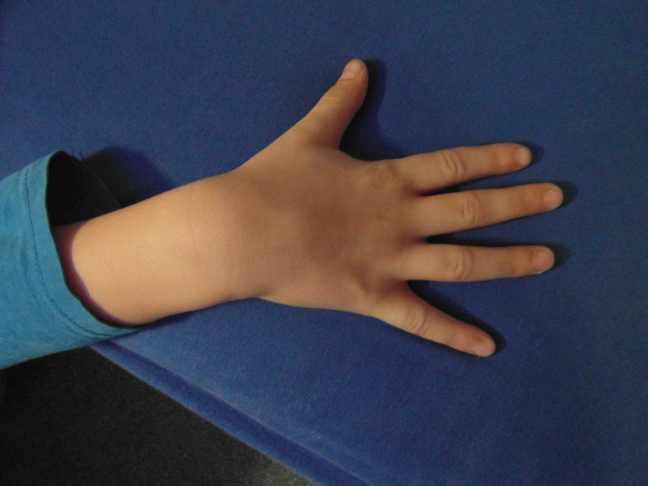
//> input picture bilder/b1.png, 648 x 486 px
$ ./main bilder/b1.png   (built with g++ and OpenCV 4)
//> lines starting //> are read from the running program, lines starting //| are printed output that depends on the picture; after the words box and inside, x2 and y2 are one past the last pixel; in counts of white or black regions, pixels touching at a corner belong together
#include <opencv2/opencv.hpp>
#include <stdlib.h>
#include <stdio.h>
#include <math.h>
#include <iostream>
#include <cstdlib>
#include <vector>
#include <glob.h>
#include <string.h>
#include <queue>
#include <algorithm>


using namespace std;
using namespace cv;

typedef std::vector<cv::Point> Contour;
typedef std::vector< Contour > ContourVec;

 IplImage* img_glob;

 CvPoint center_pt;

class Index {
	cv::PCA pca;
	cv::Mat idx_projected;

	public:
	void generatePCA(vector <vector <CvPoint> >& vec) {
		cv::Mat m(vec.size(), vec[0].size()*2, CV_32FC1);
		for(size_t contour = 0; contour < vec.size(); contour++) {
			for(size_t point = 0; point < vec[contour].size(); point++) {
				m.at<float>(contour, 2*point) = vec[contour][point].x;
				m.at<float>(contour, 2*point+1) = vec[contour][point].y;
			}
		}

		pca(m, cv::Mat(), CV_PCA_DATA_AS_ROW, 0);
	}

	// [26 lines left out: function getBestFittingIdx, not called in this run]

cv::PCA doPCA(vector <vector <CvPoint> >& vec) {
	cv::Mat m(vec.size(), vec[0].size()*2, CV_32FC1);
	for(size_t contour = 0; contour < vec.size(); contour++) {
		for(size_t point = 0; point < vec[contour].size(); point++) {
			m.at<float>(contour, 2*point) = vec[contour][point].x;
			m.at<float>(contour, 2*point+1) = vec[contour][point].y;
		}
	}
	Mat m2;
	pca.project(m, idx_projected);
	pca.backProject(idx_projected, m2);

	cv::Mat mean = pca.mean;
	cv::Mat evsqrt;
	cv::pow(abs(pca.eigenvalues.t()), 1.0/2, evsqrt);
	cv::Mat minhand = mean + 3 * evsqrt * pca.eigenvectors;
	cv::Mat maxhand = mean - 3 * evsqrt * pca.eigenvectors;
	maxhand = maxhand;// + img_glob->height/4;
	minhand = minhand ;//+ img_glob->height/4;
	mean = mean ;//+ img_glob->height/4;

	cv::Mat debugImg(img_glob->height, img_glob->width,CV_8UC3, cv::Scalar(0));

	for(int i = 0; i < maxhand.cols; i+= 2) {
		float a,b,c,d,e,f;
		float a_,b_,c_,d_,e_,f_;
		a = minhand.at<float>(0,i);
		b = minhand.at<float>(0,i+1);
		c = maxhand.at<float>(0,i);
		d = maxhand.at<float>(0,i+1);
		e = mean.at<float>(0,i);
		f = mean.at<float>(0,i+1);

		if(i < maxhand.cols-1){
		a_ = minhand.at<float>(0,i+2);
		b_ = minhand.at<float>(0,i+3);
		c_ = maxhand.at<float>(0,i+2);
		d_ = maxhand.at<float>(0,i+3);
		e_ = mean.at<float>(0,i+2);
		f_ = mean.at<float>(0,i+3);
	}

		cv::Point pca_max(c,d), pca_min(a,b), pca_mit(e,f);
		cv::Point pca_max_(c_,d_), pca_min_(a_,b_), pca_mit_(e_,f_);

		cv::circle(debugImg, pca_max, 5, CV_RGB(255,0,0),2);
		cv::circle(debugImg, pca_mit, 5, CV_RGB(0,0,255),2);
		cv::circle(debugImg, pca_min, 5, CV_RGB(0,255,0),2);
		if(i < maxhand.cols-2){
			cv::line(debugImg, pca_max, pca_max_ ,CV_RGB(255,0,0));
			cv::line(debugImg, pca_mit, pca_mit_ ,CV_RGB(0,0,255));
			cv::line(debugImg, pca_min, pca_min_ ,CV_RGB(00,255,0));
		}
	}

	cv::imshow("PCA", debugImg);
	return pca;
}
};

 char wndname[] = "Drawing Demo";


float Pi = ((float)4.0*atan(1.0));

float pt_dist(CvPoint p1, CvPoint p2)
{
	return sqrt(pow((p2.x-p1.x),2) + pow((p2.y-p1.y),2));
}

// [8 lines left out: function pt_angle, not called in this run]

int get_hand_points(char* img_name,vector<CvPoint> *all_fin, int col=0){

	IplImage* img = cvLoadImage(img_name);
	IplImage* img2=0;
	IplImage* img23=0;
	CvMemStorage* 	g_storage = cvCreateMemStorage(0);
	CvMemStorage* storage12 = cvCreateMemStorage(0);
	CvSeq* contours = 0;
	CvConvexityDefect* defectArray;
	int height,width, widthstep,widthstep2,count,i,anzpoint=0;
	float max1=-1.00;int max2=-1;
	CvSeq* hull2 = cvCreateSeq( CV_32SC2, sizeof(CvSeq), sizeof(CvPoint), storage12 );
	CvPoint pt0,pt,pt1;
	CvSeq* hull;
	CvSeq* def;
	vector <CvPoint> dp_h;
	vector <CvPoint> dp_l;
	vector <CvPoint> all_p;
	width = img->width;
	height= img->height;
	priority_queue< pair< float, int > > pq;
	priority_queue< pair< float, int > > pq2;


	img2 = cvCreateImage( cvSize(width,height), img->depth, 3 );
	img23 = cvCreateImage( cvSize(width,height), img2->depth, 1 );

	cvZero( img2 );
	cvZero( img23 );

	cvCvtColor(img, img2,  CV_BGR2YCrCb);
	cvInRangeS(img2, cvScalar(0,133,77), cvScalar(255,173,127), img23);//finden und glätten der Contur
	cvSmooth(img23, img23, CV_GAUSSIAN, 9, 9, 9);
	cvThreshold( img23, img23, 127, 255, CV_THRESH_BINARY);
	cvFindContours( img23, g_storage, &contours,sizeof(CvContour),CV_RETR_LIST,CV_CHAIN_APPROX_NONE);

	while(contours->total < 500)
		contours = (contours->h_next);

	hull = cvConvexHull2( contours, 0, CV_CLOCKWISE, 0 );
	def = cvConvexityDefects( contours, hull,NULL);


	int temp1=0;
	char tmp_str [50];
	count = def->total;
	defectArray = (CvConvexityDefect*)malloc(sizeof(CvConvexityDefect)*count);
	cvCvtSeqToArray(def,defectArray, CV_WHOLE_SEQ);

	int anz_points = 0;

	CvFont font;
	cvInitFont(&font, CV_FONT_HERSHEY_SIMPLEX, 0.33, 0.33, 0, 1, CV_AA);
	for(i=0;i<count;i++){ //Packe defects und hochpunkte in def_h
		if(defectArray[i].depth>5){
			all_p.push_back(*defectArray[i].start);
			all_p.push_back(*defectArray[i].depth_point);
			anz_points+=2;
		}
	}
	free(defectArray);

	//geringste abstände der hochpunkte untereinander finden

	Mat M_dist =    Mat(6, 6, CV_32FC1);

	for(std::vector<CvPoint>::size_type i = 0; i < all_p.size(); i+=2) {
		for(std::vector<CvPoint>::size_type j = 0; j < all_p.size(); j+=2) {
			if(i!=j)
				M_dist.at<float>(i/2,j/2) = pt_dist(all_p[i],all_p[j]);

		}
	}

		for(std::vector<CvPoint>::size_type i = 0; i < all_p.size(); i+=2) {
		for(std::vector<CvPoint>::size_type j = 0; j < all_p.size(); j+=2) {
			if(i!=j)
				M_dist.at<float>(i/2,j/2) = pt_dist(all_p[i],all_p[j]);

		}
	}
	float sum_dist = 0;
	for(int i = 0; i< 6;i++){
		float dist_left =M_dist.at<float>(i,abs(((i-1)%6)));
		float dist_right= M_dist.at<float>(i,abs(((i+1)%6)));

		pq.push( make_pair( -(dist_left+dist_right),i*2 ));
	}


	int start_offset = -1;
  while (!pq.empty())
  {
	 if(start_offset<0)start_offset=pq.top().second;
    printf("%f\t%d\n",pq.top().first,pq.top().second);   //print out the highest priority element
   pq.pop();                   //remove the highest priority element
  }

	int idx=1;float temp_angl;

	CvPoint* hulli;
	CvPoint* cont;

	cvFindContours( img23, g_storage, &contours, sizeof(CvContour),CV_RETR_LIST,CV_CHAIN_APPROX_NONE);

	while(contours->total < 50)
		contours = (contours->h_next);

	cont = (CvPoint*)malloc(sizeof(CvPoint)*contours->total);

	cvCvtSeqToArray(contours,cont, CV_WHOLE_SEQ);

	int prev_pt = 0;
	int last_pt = 0;
	int safe_cur = 0,temp123=0,back=0;

	count = contours->total;

	if(col){
		for(std::vector<CvPoint>::size_type j = 0; j <= all_p.size(); j++) {
			sprintf (tmp_str, "%d", (int)j);
			cvPutText(img_glob, tmp_str, all_p[j], &font, cvScalar(0,255,255));
			if(col==1)cvCircle( img_glob, all_p[j], 10, CV_RGB(255,127,255));
			if(col==2)cvCircle( img_glob, all_p[j], 10, CV_RGB(255,0,255));
			if(col==3)cvCircle( img_glob, all_p[j], 10, CV_RGB(255,127,0));
			if(j<all_p.size()-1){
				if(col==1)cvLine(img_glob,all_p[j],all_p[j+1],CV_RGB(255,0,0));
				if(col==2)cvLine(img_glob,all_p[j],all_p[j+1],CV_RGB(0,255,0));
				if(col==3)cvLine(img_glob,all_p[j],all_p[j+1],CV_RGB(0,0,255));
			}
		}
	}

	int u_x=0;
	int u_y=0;


	for(std::vector<CvPoint>::size_type j = 0; j < all_p.size(); j++) {//Mittelpunkt
		u_x += all_p[(start_offset+j)%all_p.size()].x;
		u_y += all_p[(start_offset+j)%all_p.size()].y;
	}
	u_x /= all_p.size();
	u_y /= all_p.size();

	for(std::vector<CvPoint>::size_type j = 0; j < all_p.size(); j++) {//Abstand Punk <--> Mittelpunkt
		pq2.push( make_pair(pt_dist(cvPoint(u_x,u_y),all_p[j]), j ) );
	}

	int cur_pt=0;
	for(std::vector<CvPoint>::size_type j = 0; j < all_p.size(); j++) {
		cur_pt=(start_offset+j)%all_p.size();
		if(cur_pt==pq2.top().second)continue; //punkt mit größtem abstand überspringen
		all_fin->push_back(all_p[cur_pt]);
	}


	if(col==1)cvCircle( img_glob, cvPoint(u_x,u_y), 5, CV_RGB(255,0,0),3);
	if(col==2)cvCircle( img_glob, cvPoint(u_x,u_y), 10, CV_RGB(0,255,0),3);
	if(col==3)cvCircle( img_glob, cvPoint(u_x,u_y), 15, CV_RGB(0,0,255),3);

	return  all_fin->size();
}


void transform_points(vector<CvPoint> &all_fin,vector<CvPoint> &all_fin2){
	float delta;
	float sx   = 0;
	float sy   = 0;
	float sx_  = 0;
	float sxx  = 0;
	float sxy  = 0;
	float sxx_ = 0;
	float sxy_ = 0;
	float sy_  = 0;
	float syy  = 0;
	float syy_ = 0;
	float syx_ = 0;

	int anz_points,anz_points2;

//Mittelpunkt der hand finden

	float m_x=0.0;
	float m_xx=0.0;
	float m_xy=0.0;
	float m_xy_=0.0;
	float m_x_=0.0;
	float m_xx_=0.0;
	float m_y=0.0;
	float m_yy=0.0;
	float m_yy_=0.0;
	float m_y_=0.0;
	float m_yx_=0.0;

	float u_x=0.0;
	float u_y=0.0;
	int tmp_counter=0;

	anz_points =all_fin.size();
	anz_points2=all_fin2.size();

	//Erst Mittelpunkt bestimmen
	for(std::vector<CvPoint>::size_type j = 0; j < all_fin.size() && j < all_fin2.size(); j++) {
		m_x+=all_fin[j].x;
		m_x_+=all_fin2[j].x;
		m_y+=all_fin[j].y;
		m_y_+=all_fin2[j].y;
	}
	sx = m_x/anz_points;
	sy = m_y/anz_points;
	sx_ = m_x_/anz_points2;
	sy_ = m_y_/anz_points2;

	u_x = sx_;
	u_y = sy_;

	//alle punkte zum ursprung verschieben
	for(std::vector<CvPoint>::size_type j = 0; j < all_fin.size() && j < all_fin2.size(); j++) {
		all_fin[j].x = all_fin[j].x - sx;
		all_fin[j].y = all_fin[j].y - sy;
		all_fin2[j].x = all_fin2[j].x - sx_;
		all_fin2[j].y = all_fin2[j].y - sy_;
	}
	m_x=0.0;
	m_x_=0.0;
	m_y=0.0;
	m_y_=0.0;


	//nochmal den kram rechnen
	for(std::vector<CvPoint>::size_type j = 0; j < all_fin.size() && j < all_fin2.size(); j++) {

			printf("punkt A:\t%d\t%d.\tpunkt B:\t%d\t%d\n",all_fin[j].x,all_fin[j].y,all_fin2[j].x,all_fin2[j].y);

			m_x   += all_fin[j] .x;
			m_x_  += all_fin2[j].x;
			m_xx  += (all_fin[j].x * all_fin[j] .x);
			m_xy  +=  all_fin[j].x * all_fin[j] .y;
			m_xx_ += (all_fin[j].x * all_fin2[j].x);
			m_xy_ += (all_fin[j].x * all_fin2[j].y);
			m_y   += all_fin[j] .y;
			m_y_  += all_fin2[j].y;
			m_yy  += (all_fin[j].y * all_fin[j] .y);
			m_yy_ += (all_fin[j].y * all_fin2[j].y);
			m_yx_ += (all_fin[j].y * all_fin2[j].x);


			tmp_counter++;
	}
	printf("---------------Punkte:--%d/%d-----\n",anz_points,tmp_counter);
	sx = m_x/anz_points;
	sxx = m_xx/anz_points;
	sxy = m_xy/anz_points;
	sxy_ = m_xy_/anz_points;
	sx_ = m_x_/anz_points;
	sxx_ = m_xx_/anz_points;
	sy = m_y/anz_points;
	syy = m_yy/anz_points;
	sy_ = m_y_/anz_points;
	syx_ = m_yx_/anz_points;
	syy_ = m_yy_/anz_points;

	printf("sx:\t%.0f\nsxx:\t%.0f\nsxy:\t%.0f\nsxy_:\t%.0f\nsx_:\t%.0f\nsxx_:\t%.0f\nsy:\t%.0f\nsyy:\t%.0f\nsy_:\t%.0f\nsyx_:\t%.0f\n\n",sx,sxx,sxy,sxy_,sx_,sxx_,sy,syy,sy_,syx_);

	delta = (sxx*syy) - (sxy*sxy);
	delta = 1/delta;
	//Transformations-Matrix
	Mat M_r =    Mat(2, 2, CV_32FC1);
	Mat M_l =    Mat(2, 2, CV_32FC1);
	Mat M_abcd = Mat(2, 2, CV_32FC1);

	M_l.at<float>(0,0) = sxx_;
	M_l.at<float>(0,1) = syx_;
	M_l.at<float>(1,0) = sxy_;
	M_l.at<float>(1,1) = syy_;

	M_r.at<float>(0,0) = syy;
	M_r.at<float>(0,1) = -sxy;
	M_r.at<float>(1,0) = -sxy;
	M_r.at<float>(1,1) = sxx;


	M_abcd = delta*(M_l*M_r);

	Matx22f abcd = M_abcd;

	printf("...............................\n");
	cout << M_abcd <<endl;

	//transform
	for(std::vector<CvPoint>::size_type j = 0; j < all_fin.size(); j++) {

		Vec2f v (all_fin[j].x,all_fin[j].y);

		Matx21f tmp = abcd * v ; //Transformation anwenden
		Point pt = Point(tmp(0),tmp(1));
		all_fin[j] = pt;
	}
	center_pt = cvPoint(u_x,u_y);
	for(std::vector<CvPoint>::size_type j = 0; j < all_fin.size() && j < all_fin2.size(); j++) {
		all_fin[j].x = all_fin[j].x + u_x;
		all_fin[j].y = all_fin[j].y + u_y;
		all_fin2[j].x = all_fin2[j].x + u_x;
		all_fin2[j].y = all_fin2[j].y + u_y;
	}
}

void draw_hand_points(vector<CvPoint> &all_fin,IplImage *img, int col=0){
	//Start und endpunkt finden
	float tmp_dist =  0.0;
	float max_dist = -1.0;
	int st_pt=0;
	int end_pt=-1;
	for(std::vector<CvPoint>::size_type j = 0; j < all_fin.size()-1; j++) {
		if(col==0)cvCircle(img, all_fin[j],3, CV_RGB(255,255,255),3);
		if(col==1)cvCircle(img, all_fin[j],3, CV_RGB(255,0,0),3);
		if(col==2)cvCircle(img, all_fin[j],3, CV_RGB(0,255,0),3);
		if(col==3)cvCircle(img, all_fin[j],3, CV_RGB(0,0,255),3);
		if(col==4)cvCircle(img, all_fin[j],3, CV_RGB(255,255,0),3);
		if(col==5)cvCircle(img, all_fin[j],3, CV_RGB(0,255,255),3);
		if(col==6)cvCircle(img, all_fin[j],3, CV_RGB(255,0,255),3);
		if(j<all_fin.size()-1 ){
			if(col==0)cvLine(img, all_fin[j], all_fin[j+1], CV_RGB(255,255,255));
			if(col==1)cvLine(img, all_fin[j], all_fin[j+1], CV_RGB(255,0,0));
			if(col==2)cvLine(img, all_fin[j], all_fin[j+1], CV_RGB(0,255,0));
			if(col==3)cvLine(img, all_fin[j], all_fin[j+1], CV_RGB(0,0,255));
			if(col==4)cvLine(img, all_fin[j], all_fin[j+1], CV_RGB(255,255,0));
			if(col==5)cvLine(img, all_fin[j], all_fin[j+1], CV_RGB(0,255,255));
			if(col==6)cvLine(img, all_fin[j], all_fin[j+1], CV_RGB(255,0,255));
		}
	}
	if(col==0)cvLine(img, all_fin.front(), all_fin.back(), CV_RGB(255,255,255));
	if(col==1)cvLine(img, all_fin.front(), all_fin.back(), CV_RGB(255,0,0));
	if(col==2)cvLine(img, all_fin.front(), all_fin.back(), CV_RGB(0,255,0));
	if(col==3)cvLine(img, all_fin.front(), all_fin.back(), CV_RGB(0,0,255));
	if(col==4)cvLine(img, all_fin.front(), all_fin.back(), CV_RGB(255,255,0));
	if(col==5)cvLine(img, all_fin.front(), all_fin.back(), CV_RGB(0,255,255));
	if(col==6)cvLine(img, all_fin.front(), all_fin.back(), CV_RGB(255,0,255));
}

 int main(int argc, char *argv[])
 {
	vector <CvPoint> all_fin;
	vector <CvPoint> all_fin2;
	vector <vector <CvPoint> > hands;

	IplImage *img= 0;
	IplImage* img2=0;
	IplImage* img20=0;
	IplImage* img21=0;
	IplImage* img22=0;
	IplImage* img23=0;
	IplImage* img_rot=0;
	glob_t fold;
	float a,b,c,d;
    int height,width, widthstep,widthstep2,anz_points,anz_points2;
	int width1 = 256;
	int height1 = 256;
    uchar *data;
	uchar *data2;
    int i,ix,j,count=100;
	float xm=127.0;
	float f0,f1,f2,f3,k,alpha,r,new_g;
	int gray_tab[256];
	float max1=-1.00;int max2=-1;


	if(!argv[1]){
		printf("usage: ./main <0-6>\n");
		return -1;
	}

    switch( glob("*bilder/*.png", 0, NULL, &fold ) )
    {
        case 0:
            break;
        case GLOB_NOSPACE:
            printf( "Out of memory\n" );
            break;
        case GLOB_ABORTED:
            printf( "Reading error\n" );
            break;
        case GLOB_NOMATCH:
            printf( "No files found\n" );
            break;
        default:
            break;
    }


    int n_pic = atoi(argv[1]);
    img= cvLoadImage(fold.gl_pathv[n_pic]);
//> img is the input picture: 486 rows x 648 cols, CV_8UC3; mean B, G, R 77.5, 64.1, 61.9
    img_glob= cvLoadImage(fold.gl_pathv[n_pic]);
    height= img->height;
    width= img->width;

    all_fin.clear();
    all_fin2.clear();

	img21 = cvCreateImage( cvSize(width,height), img->depth, 3 );

	anz_points2 = get_hand_points(fold.gl_pathv[n_pic ],&all_fin2);
//> in get_hand_points, `cvInRangeS(img2, cvScalar(0,133,77), cvScalar(255,173,127), img23);`:
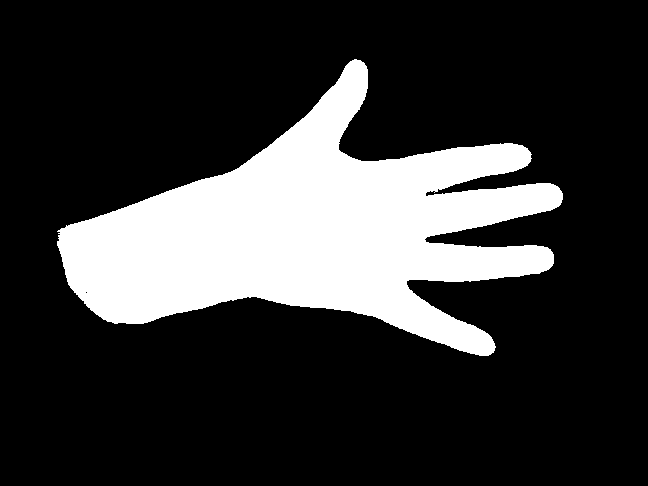
//> img23: 486 rows x 648 cols, CV_8UC1; 21.5% white; 1 white region, box (x1, y1, x2, y2) and area: (57, 59, 563, 356) 67554
//> in get_hand_points, `cvThreshold( img23, img23, 127, 255, CV_THRESH_BINARY);`:
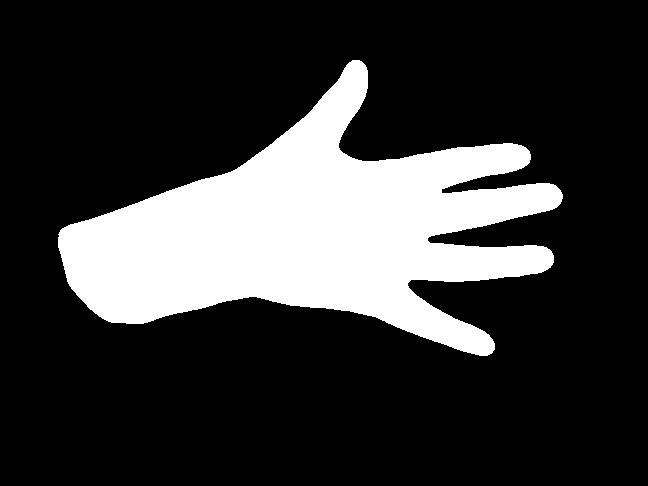
//> img23: 486 rows x 648 cols, CV_8UC1; 21.5% white; 1 white region
//> in get_hand_points, `cvFindContours( img23, g_storage, &contours,sizeof(CvContour),CV_RETR_..`:
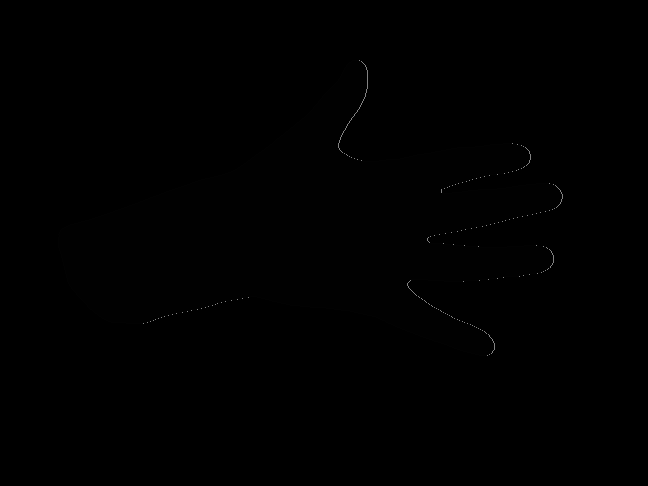
//> img23: 486 rows x 648 cols, CV_8UC1; min 0, max 130, mean 0.4
//> in get_hand_points, `cvFindContours( img23, g_storage, &contours,sizeof(CvContour),CV_RETR_..`: contours = 1 contour; box (x1, y1, x2, y2) and area: (58, 60, 563, 356) 66656
//> in get_hand_points, `hull = cvConvexHull2( contours, 0, CV_CLOCKWISE, 0 );`: hull = 30 items
//> in get_hand_points, `def = cvConvexityDefects( contours, hull,NULL);`: def = 23 items
//> in get_hand_points, `count = def->total;`: count = 23
//> the loop in get_hand_points, `for(i=0;i<count;i++)` made 23 passes
//> anz_points on passes 1, 14, 16, 19, 21, 22: 2, 4, 6, 8, 10, 12
//> after the loop in get_hand_points, `for(i=0;i<count;i++)`: anz_points = 12
//> the loop in get_hand_points, `for(std::vector<CvPoint>::size_type i = 0; i < all_p.size(); i+=2)` made 6 passes
//> after the loop in get_hand_points, `for(std::vector<CvPoint>::size_type i = 0; i < all_p.size(); i+=2)`: M_dist = [[0, 356, 323.8, 285, 245.3, 193.6], [356, 0, 382.2, 446.1, 468, 449.5], [323.8, 382.2, 0, 108.7, 175.7, 207.6], [285, 446.1, 108.7, 0, 72.34, 118.4], [245.3, 468, 175.7, 72.34, 0, 55.44], [193.6, 449.5, 207.6, 118.4, 55.44, 0]]
//> the loop in get_hand_points, `for(int i = 0; i< 6;i++)` made 6 passes
//> (dist_left, dist_right) on passes 1 to 6: (356, 356), (356, 382.2), (382.2, 108.7), (108.7, 72.34), (72.34, 55.44), (55.44, 193.6)
//> the loop in get_hand_points, `while (!pq.empty())` made 6 passes
//> (printed output is left out)
//> after the loop in get_hand_points, `while (!pq.empty())`: start_offset = 8
//> in get_hand_points, `count = contours->total;`: count = 1824
//> the loop in get_hand_points, `for(std::vector<CvPoint>::size_type j = 0; j < all_p.size(); j++)` made 12 passes
//> (u_x, u_y) on passes 1 to 8: (560, 190), (1001, 382), (1526, 529), (1874, 685), (2226, 745), (2462, 914), (2573, 1236), (2829, 1532)
//> after the loop in get_hand_points, `for(std::vector<CvPoint>::size_type j = 0; j < all_p.size(); j++)`: u_x = 4708; u_y = 2667
//> in get_hand_points, `u_x /= all_p.size();`: u_x = 392
//> in get_hand_points, `u_y /= all_p.size();`: u_y = 222
//> the loop in get_hand_points, `for(std::vector<CvPoint>::size_type j = 0; j < all_p.size(); j++)` made 12 passes
//> the loop in get_hand_points, `for(std::vector<CvPoint>::size_type j = 0; j < all_p.size(); j++)` made 12 passes
//> cur_pt on passes 1 to 8: 8, 9, 10, 11, 0, 1, 2, 3
//> anz_points2 = 11; all_fin2 = 11 Points (x, y): [560, 190], [441, 192], [525, 147], [348, 156], [352, 60], [236, 169], [256, 296], [492, 352], [407, 283], [553, 262], [427, 238]
	draw_hand_points(all_fin2,img21,1);
//> the loop in draw_hand_points, `for(std::vector<CvPoint>::size_type j = 0; j < all_fin.size()-1; j++)` made 10 passes
//> pass 2, in draw_hand_points, `if(col==1)cvLine(img, all_fin[j], all_fin[j+1], CV_RGB(255,0,0));`:
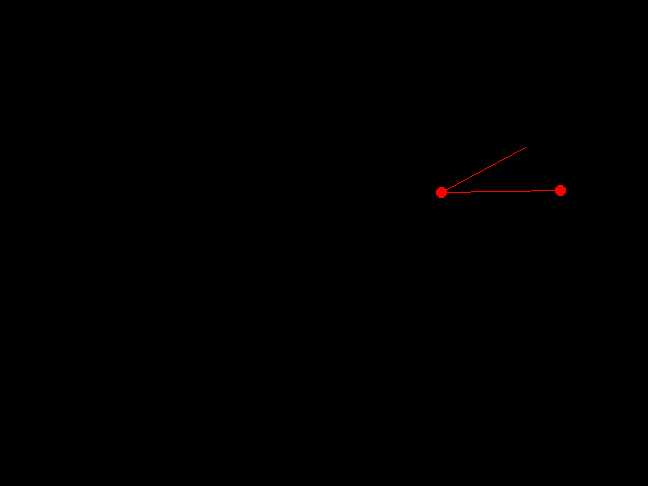
//> img: 486 rows x 648 cols, CV_8UC3; mean B, G, R 0, 0, 0.3
//> pass 3, in draw_hand_points, `if(col==1)cvLine(img, all_fin[j], all_fin[j+1], CV_RGB(255,0,0));`:
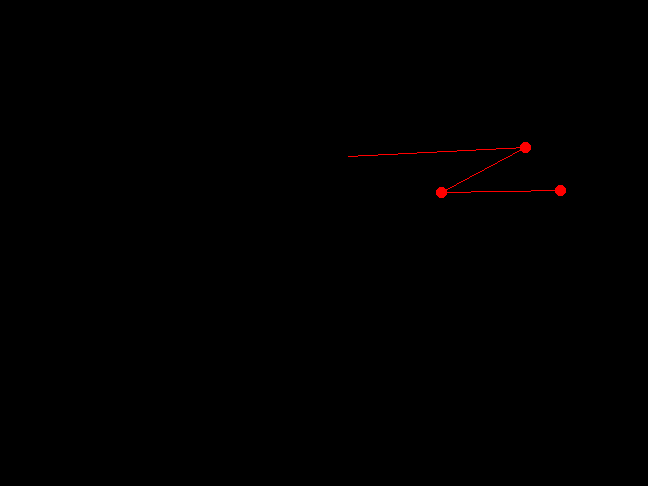
//> img: 486 rows x 648 cols, CV_8UC3; 0.08% of pixels changed, all inside (x1, y1, x2, y2) = (348, 142, 531, 157)
//> after the loop in draw_hand_points, `for(std::vector<CvPoint>::size_type j = 0; j < all_fin.size()-1; j++)`:
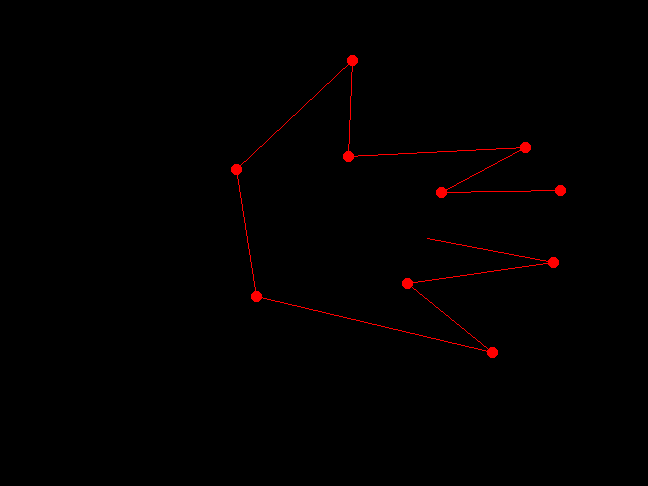
//> img: 486 rows x 648 cols, CV_8UC3; 0.49% of pixels changed, all inside (x1, y1, x2, y2) = (231, 55, 559, 358)


	for(int ii=0; ii<fold.gl_pathc; ii++)
    {
		printf("%s\n",fold.gl_pathv[ii]);
//| bilder/b1.png
//> (the rest of the program and of its run is left out)
